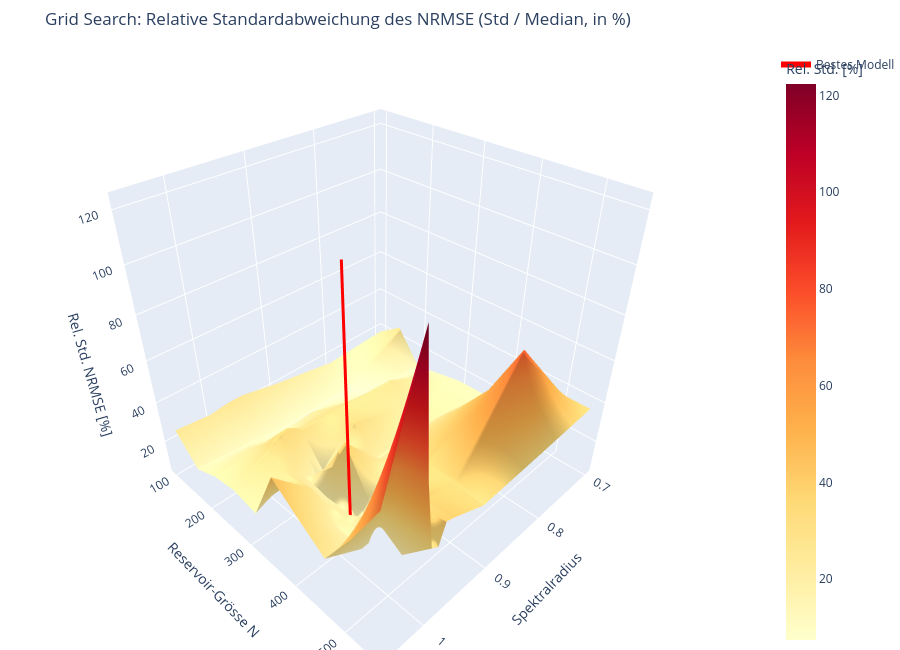

Notebook code for this chart:
### Markdown cell above
Die relative Standardabweichung zeigt, wie stark die NRMSE-Werte über die 10 Seeds streuen (relativ zum Median). Hohe relative Streuung bedeutet seed-abhängige, instabile Ergebnisse, auch wenn der mittlere NRMSE gut aussieht.

### Code cell
rel_std_pivot = pu.plot_grid_search_rel_std_heatmap(grid_summary, best_configs)
pu.plot_grid_search_rel_std_3d(rel_std_pivot, best_configs)

### Figure 1 — Plotly figure (JSON) as saved in the notebook; plotly's stock layout.template omitted (floating-point values rounded to 4 significant figures)
{"data": [{"colorbar": {"title": {"text": "Rel. Std. [%]"}}, "colorscale": [[0, "rgb(255,255,204)"], [0.125, "rgb(255,237,160)"], [0.25, "rgb(254,217,118)"], [0.375, "rgb(254,178,76)"], [0.5, "rgb(253,141,60)"], [0.625, "rgb(252,78,42)"], [0.75, "rgb(227,26,28)"], [0.875, "rgb(189,0,38)"], [1, "rgb(128,0,38)"]], "name": "Rel. Std. NRMSE", "type": "surface", "x": [0.7, 0.8, 0.9, 0.95, 0.96, 0.97, 0.98, 0.99, 1, 1.05], "y": [100, 150, 200, 250, 300, 350, 400, 450, 500, 550], "z": [[18.61, 16.67, 21.79, 25.14, 25.33, 25.33, 25.1, 24.63, 24.16, 25.83], [26.82, 9.129, 7.426, 9.536, 10.4, 10.69, 10.69, 10.73, 11.05, 13.43], [10.63, 10.68, 21.37, 15.44, 16.94, 18.56, 20.05, 21.06, 20.85, 18.45], [13.29, 27.0, 28.87, 30.38, 32.68, 34.46, 34.42, 32.45, 29.45, 20.41], [15.58, 20.09, 31.7, 15.42, 14.94, 18.56, 20.72, 23.42, 25.4, 17.94], [15.85, 20.12, 20.13, 39.62, 37.17, 31.83, 18.82, 21.07, 28.05, 45.36], [18.1, 34.21, 29.29, 17.75, 14.85, 13.27, 19.21, 20.91, 18.25, 35.7], [27.53, 50.34, 36.24, 27.93, 23.93, 24.23, 27.58, 17.55, 17.38, 26.68], [36.91, 75.06, 35.46, 39.25, 38.9, 51.21, 19.55, 62.21, 66.72, 46.51], [36.92, 35.0, 33.43, 40.23, 41.16, 31.92, 33.92, 65.56, 122.3, 69.18]]}, {"line": {"color": "red", "width": 6}, "mode": "lines", "name": "Bestes Modell", "showlegend": true, "type": "scatter3d", "x": [0.98, 0.98], "y": [400, 400], "z": [7.426, 122.3]}], "layout": {"height": 650, "margin": {"b": 0, "l": 0, "r": 0, "t": 50}, "scene": {"xaxis": {"title": {"text": "Spektralradius"}}, "yaxis": {"title": {"text": "Reservoir-Grösse N"}}, "zaxis": {"title": {"text": "Rel. Std. NRMSE [%]"}}}, "title": {"text": "Grid Search: Relative Standardabweichung des NRMSE (Std / Median, in %)"}}}
